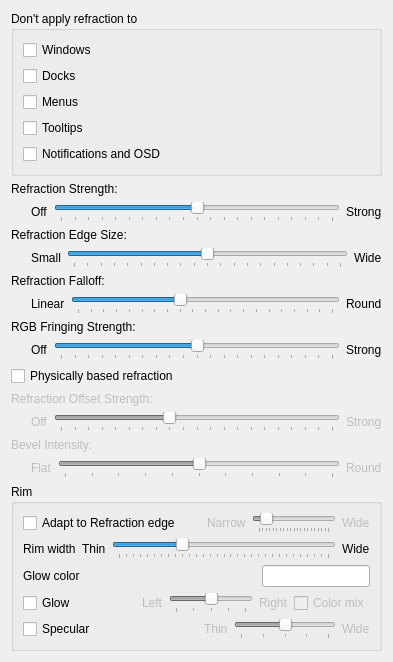
         <widget class="QWidget" name="scrollContentRefraction">
          <layout class="QVBoxLayout">
           <item>
            <widget class="QGroupBox" name="groupBoxRefractionExclusions">
             <property name="title">
              <string>Don't apply refraction to</string>
             </property>
             <layout class="QVBoxLayout" name="verticalLayoutRefractionExclusions">
              <item>
               <widget class="QCheckBox" name="kcfg_RefractionExcludeWindows">
                <property name="text">
                 <string>Windows</string>
                </property>
               </widget>
              </item>
              <item>
               <widget class="QCheckBox" name="kcfg_RefractionExcludeDocks">
                <property name="text">
                 <string>Docks</string>
                </property>
               </widget>
              </item>
              <item>
               <widget class="QCheckBox" name="kcfg_RefractionExcludeMenus">
                <property name="text">
                 <string>Menus</string>
                </property>
               </widget>
              </item>
              <item>
               <widget class="QCheckBox" name="kcfg_RefractionExcludeTooltips">
                <property name="text">
                 <string>Tooltips</string>
                </property>
               </widget>
              </item>
              <item>
               <widget class="QCheckBox" name="kcfg_RefractionExcludeOSD">
                <property name="text">
                 <string>Notifications and OSD</string>
                </property>
               </widget>
              </item>
             </layout>
            </widget>
           </item>
           <item>
            <widget class="QLabel" name="labelRefractionStrength">
             <property name="text">
              <string>Refraction Strength:</string>
             </property>
            </widget>
           </item>
           <item>
            <layout class="QHBoxLayout" name="horizontalLayout">
             <item>
              <spacer name="horizontalSpacer">
               <property name="orientation">
                <enum>Qt::Orientation::Horizontal</enum>
               </property>
               <property name="sizeType">
                <enum>QSizePolicy::Policy::Fixed</enum>
               </property>
               <property name="sizeHint" stdset="0">
                <size>
                 <width>20</width>
                 <height>20</height>
                </size>
               </property>
              </spacer>
             </item>
             <item>
              <widget class="QLabel" name="labelRefractionStrengthOff">
               <property name="text">
                <string>Off</string>
               </property>
              </widget>
             </item>
             <item>
              <widget class="QSlider" name="kcfg_RefractionStrength">
               <property name="minimum">
                <number>0</number>
               </property>
               <property name="maximum">
                <number>20</number>
               </property>
               <property name="singleStep">
                <number>1</number>
               </property>
               <property name="pageStep">
                <number>1</number>
               </property>
               <property name="value">
                <number>10</number>
               </property>
               <property name="orientation">
                <enum>Qt::Orientation::Horizontal</enum>
               </property>
               <property name="tickPosition">
                <enum>QSlider::TickPosition::TicksBelow</enum>
               </property>
              </widget>
             </item>
             <item>
              <widget class="QLabel" name="labelRefractionStrengthStrong">
               <property name="text">
                <string>Strong</string>
               </property>
              </widget>
             </item>
            </layout>
           </item>
           <item>
            <widget class="QLabel" name="labelRefractionEdgeSize">
             <property name="text">
              <string>Refraction Edge Size:</string>
             </property>
            </widget>
           </item>
           <item>
            <layout class="QHBoxLayout" name="horizontalLayout">
             <item>
              <spacer name="horizontalSpacer">
               <property name="orientation">
                <enum>Qt::Orientation::Horizontal</enum>
               </property>
               <property name="sizeType">
                <enum>QSizePolicy::Policy::Fixed</enum>
               </property>
               <property name="sizeHint" stdset="0">
                <size>
                 <width>20</width>
                 <height>20</height>
                </size>
               </property>
              </spacer>
             </item>
             <item>
              <widget class="QLabel" name="labelRefractionEdgeSizeSmall">
               <property name="text">
                <string>Small</string>
               </property>
              </widget>
             </item>
             <item>
              <widget class="QSlider" name="kcfg_RefractionEdgeSize">
               <property name="minimum">
                <number>0</number>
               </property>
               <property name="maximum">
                <number>20</number>
               </property>
               <property name="singleStep">
                <number>1</number>
               </property>
               <property name="pageStep">
                <number>1</number>
               </property>
               <property name="value">
                <number>10</number>
               </property>
               <property name="orientation">
                <enum>Qt::Orientation::Horizontal</enum>
               </property>
               <property name="tickPosition">
                <enum>QSlider::TickPosition::TicksBelow</enum>
               </property>
              </widget>
             </item>
             <item>
              <widget class="QLabel" name="labelRefractionEdgeSizeWide">
               <property name="text">
                <string>Wide</string>
               </property>
              </widget>
             </item>
            </layout>
           </item>
           <item>
            <widget class="QLabel" name="labelRefractionNormalPow">
             <property name="text">
              <string>Refraction Falloff:</string>
             </property>
            </widget>
           </item>
           <item>
            <layout class="QHBoxLayout" name="horizontalLayout">
             <item>
              <spacer name="horizontalSpacer">
               <property name="orientation">
                <enum>Qt::Orientation::Horizontal</enum>
               </property>
               <property name="sizeType">
                <enum>QSizePolicy::Policy::Fixed</enum>
               </property>
               <property name="sizeHint" stdset="0">
                <size>
                 <width>20</width>
                 <height>20</height>
                </size>
               </property>
              </spacer>
             </item>
             <item>
              <widget class="QLabel" name="labelRefractionNormalPowLinear">
               <property name="text">
                <string>Linear</string>
               </property>
              </widget>
             </item>
             <item>
              <widget class="QSlider" name="kcfg_RefractionNormalPow">
               <property name="minimum">
                <number>2</number>
               </property>
               <property name="maximum">
                <number>22</number>
               </property>
               <property name="singleStep">
                <number>1</number>
               </property>
               <property name="pageStep">
                <number>1</number>
               </property>
               <property name="value">
                <number>10</number>
               </property>
               <property name="orientation">
                <enum>Qt::Orientation::Horizontal</enum>
               </property>
               <property name="tickPosition">
                <enum>QSlider::TickPosition::TicksBelow</enum>
               </property>
              </widget>
             </item>
             <item>
              <widget class="QLabel" name="labelRefractionNormalPowRound">
               <property name="text">
                <string>Round</string>
               </property>
              </widget>
             </item>
            </layout>
           </item>
           <item>
            <widget class="QLabel" name="labelRefractionRGBFringing">
             <property name="text">
              <string>RGB Fringing Strength:</string>
             </property>
            </widget>
           </item>
           <item>
            <layout class="QHBoxLayout" name="horizontalLayout">
             <item>
              <spacer name="horizontalSpacer">
               <property name="orientation">
                <enum>Qt::Orientation::Horizontal</enum>
               </property>
               <property name="sizeType">
                <enum>QSizePolicy::Policy::Fixed</enum>
               </property>
               <property name="sizeHint" stdset="0">
                <size>
                 <width>20</width>
                 <height>20</height>
                </size>
               </property>
              </spacer>
             </item>
             <item>
              <widget class="QLabel" name="labelRefractionRGBFringingOff">
               <property name="text">
                <string>Off</string>
               </property>
              </widget>
             </item>
             <item>
              <widget class="QSlider" name="kcfg_RefractionRGBFringing">
               <property name="minimum">
                <number>0</number>
               </property>
               <property name="maximum">
                <number>20</number>
               </property>
               <property name="singleStep">
                <number>1</number>
               </property>
               <property name="pageStep">
                <number>1</number>
               </property>
               <property name="value">
                <number>10</number>
               </property>
               <property name="orientation">
                <enum>Qt::Orientation::Horizontal</enum>
               </property>
               <property name="tickPosition">
                <enum>QSlider::TickPosition::TicksBelow</enum>
               </property>
              </widget>
             </item>
             <item>
              <widget class="QLabel" name="labelRefractionRGBFringingStrong">
               <property name="text">
                <string>Strong</string>
               </property>
              </widget>
             </item>
            </layout>
           </item>
           <item>
            <widget class="QCheckBox" name="kcfg_PhysicallyBasedRefraction">
             <property name="text">
              <string>Physically based refraction</string>
             </property>
             <property name="toolTip">
              <string>Use a Snell's-law (IOR-based) refraction model instead. The Refraction Strength slider is reinterpreted as the index-of-refraction delta in this mode.</string>
             </property>
            </widget>
           </item>
           <item>
            <widget class="QLabel" name="labelRefractionOffsetStrength">
             <property name="enabled">
              <bool>false</bool>
             </property>
             <property name="text">
              <string>Refraction Offset Strength:</string>
             </property>
            </widget>
           </item>
           <item>
            <layout class="QHBoxLayout" name="horizontalLayoutRefractionOffsetStrength">
             <item>
              <spacer name="horizontalSpacerRefractionOffsetStrength">
               <property name="orientation">
                <enum>Qt::Orientation::Horizontal</enum>
               </property>
               <property name="sizeType">
                <enum>QSizePolicy::Policy::Fixed</enum>
               </property>
               <property name="sizeHint" stdset="0">
                <size>
                 <width>20</width>
                 <height>20</height>
                </size>
               </property>
              </spacer>
             </item>
             <item>
              <widget class="QLabel" name="labelRefractionOffsetStrengthOff">
               <property name="enabled">
                <bool>false</bool>
               </property>
               <property name="text">
                <string>Off</string>
               </property>
              </widget>
             </item>
             <item>
              <widget class="QSlider" name="kcfg_RefractionOffsetStrength">
               <property name="enabled">
                <bool>false</bool>
               </property>
               <property name="minimum">
                <number>0</number>
               </property>
               <property name="maximum">
                <number>20</number>
               </property>
               <property name="singleStep">
                <number>1</number>
               </property>
               <property name="pageStep">
                <number>1</number>
               </property>
               <property name="value">
                <number>8</number>
               </property>
               <property name="orientation">
                <enum>Qt::Orientation::Horizontal</enum>
               </property>
               <property name="tickPosition">
                <enum>QSlider::TickPosition::TicksBelow</enum>
               </property>
               <property name="toolTip">
                <string>Pulls the IOR-based refraction outward based on position within the window (Snell's-law mode only).</string>
               </property>
              </widget>
             </item>
             <item>
              <widget class="QLabel" name="labelRefractionOffsetStrengthStrong">
               <property name="enabled">
                <bool>false</bool>
               </property>
               <property name="text">
                <string>Strong</string>
               </property>
              </widget>
             </item>
            </layout>
           </item>
           <item>
            <widget class="QLabel" name="labelRefractionBevelIntensity">
             <property name="enabled">
              <bool>false</bool>
             </property>
             <property name="text">
              <string>Bevel Intensity:</string>
             </property>
            </widget>
           </item>
           <item>
            <layout class="QHBoxLayout" name="horizontalLayoutRefractionBevelIntensity">
             <item>
              <spacer name="horizontalSpacerRefractionBevelIntensity">
               <property name="orientation">
                <enum>Qt::Orientation::Horizontal</enum>
               </property>
               <property name="sizeType">
                <enum>QSizePolicy::Policy::Fixed</enum>
               </property>
               <property name="sizeHint" stdset="0">
                <size>
                 <width>20</width>
                 <height>20</height>
                </size>
               </property>
              </spacer>
             </item>
             <item>
              <widget class="QLabel" name="labelRefractionBevelIntensityFlat">
               <property name="enabled">
                <bool>false</bool>
               </property>
               <property name="text">
                <string>Flat</string>
               </property>
              </widget>
             </item>
             <item>
              <widget class="QSlider" name="kcfg_RefractionBevelIntensity">
               <property name="enabled">
                <bool>false</bool>
               </property>
               <property name="minimum">
                <number>5</number>
               </property>
               <property name="maximum">
                <number>15</number>
               </property>
               <property name="singleStep">
                <number>1</number>
               </property>
               <property name="pageStep">
                <number>1</number>
               </property>
               <property name="value">
                <number>10</number>
               </property>
               <property name="orientation">
                <enum>Qt::Orientation::Horizontal</enum>
               </property>
               <property name="tickPosition">
                <enum>QSlider::TickPosition::TicksBelow</enum>
               </property>
               <property name="toolTip">
                <string>Scales the silhouette tilt — higher gives a more pronounced rounded-over edge.</string>
               </property>
              </widget>
             </item>
             <item>
              <widget class="QLabel" name="labelRefractionBevelIntensityRound">
               <property name="enabled">
                <bool>false</bool>
               </property>
               <property name="text">
                <string>Round</string>
               </property>
              </widget>
             </item>
            </layout>
           </item>
           <item>
            <widget class="QGroupBox" name="rimGroupBox">
             <property name="title">
              <string>Rim</string>
             </property>
             <layout class="QVBoxLayout">
              <item>
               <layout class="QHBoxLayout" name="horizontalLayoutRimAdapt">
                <item>
                 <widget class="QCheckBox" name="kcfg_RimAdaptToRefraction">
                  <property name="toolTip">
                   <string>Derive the rim width from the refraction edge size so the rim follows the glass edge.</string>
                  </property>
                  <property name="text">
                   <string>Adapt to Refraction edge</string>
                  </property>
                 </widget>
                </item>
                <item>
                 <spacer name="horizontalSpacerRimAdapt">
                  <property name="orientation">
                   <enum>Qt::Orientation::Horizontal</enum>
                  </property>
                  <property name="sizeHint" stdset="0">
                   <size>
                    <width>20</width>
                    <height>20</height>
                   </size>
                  </property>
                 </spacer>
                </item>
                <item>
                 <widget class="QLabel" name="labelRimAdaptMultiplierNarrow">
                  <property name="enabled">
                   <bool>false</bool>
                  </property>
                  <property name="text">
                   <string>Narrow</string>
                  </property>
                 </widget>
                </item>
                <item>
                 <widget class="QSlider" name="kcfg_RimAdaptMultiplier">
                  <property name="enabled">
                   <bool>false</bool>
                  </property>
                  <property name="toolTip">
                   <string>Scales the automatically derived rim width from 0x to 2x the refraction edge.</string>
                  </property>
                  <property name="minimum">
                   <number>0</number>
                  </property>
                  <property name="maximum">
                   <number>20</number>
                  </property>
                  <property name="singleStep">
                   <number>1</number>
                  </property>
                  <property name="pageStep">
                   <number>2</number>
                  </property>
                  <property name="value">
                   <number>2</number>
                  </property>
                  <property name="orientation">
                   <enum>Qt::Orientation::Horizontal</enum>
                  </property>
                  <property name="tickPosition">
                   <enum>QSlider::TickPosition::TicksBelow</enum>
                  </property>
                 </widget>
                </item>
                <item>
                 <widget class="QLabel" name="labelRimAdaptMultiplierWide">
                  <property name="enabled">
                   <bool>false</bool>
                  </property>
                  <property name="text">
                   <string>Wide</string>
                  </property>
                 </widget>
                </item>
               </layout>
              </item>
              <item>
               <layout class="QHBoxLayout" name="horizontalLayoutRimWidth">
                <item>
                 <widget class="QLabel" name="labelRimWidth">
                  <property name="text">
                   <string>Rim width</string>
                  </property>
                 </widget>
                </item>
                <item>
                 <widget class="QLabel" name="labelRimWidthThin">
                  <property name="text">
                   <string>Thin</string>
                  </property>
                 </widget>
                </item>
                <item>
                 <widget class="QSlider" name="kcfg_RimWidth">
                  <property name="minimum">
                   <number>10</number>
                  </property>
                  <property name="maximum">
                   <number>40</number>
                  </property>
                  <property name="singleStep">
                   <number>1</number>
                  </property>
                  <property name="pageStep">
                   <number>1</number>
                  </property>
                  <property name="value">
                   <number>19</number>
                  </property>
                  <property name="orientation">
                   <enum>Qt::Orientation::Horizontal</enum>
                  </property>
                  <property name="tickPosition">
                   <enum>QSlider::TickPosition::TicksBelow</enum>
                  </property>
                 </widget>
                </item>
                <item>
                 <widget class="QLabel" name="labelRimWidthWide">
                  <property name="text">
                   <string>Wide</string>
                  </property>
                 </widget>
                </item>
               </layout>
              </item>
              <item>
               <layout class="QHBoxLayout" name="horizontalLayoutRimGlowColor">
                <item>
                 <widget class="QLabel" name="labelGlowColor">
                  <property name="text">
                   <string>Glow color</string>
                  </property>
                 </widget>
                </item>
                <item>
                 <widget class="QLineEdit" name="kcfg_GlowColor">
                  <property name="sizePolicy">
                   <sizepolicy hsizetype="Fixed" vsizetype="Fixed">
                    <horstretch>0</horstretch>
                    <verstretch>0</verstretch>
                   </sizepolicy>
                  </property>
                  <property name="toolTip">
                   <string>Enter a color in #AARRGGBB format. The A (alpha) channel sets glow strength.</string>
                  </property>
                 </widget>
                </item>
               </layout>
              </item>
              <item>
               <layout class="QHBoxLayout" name="horizontalLayoutRimGlow">
                <item>
                 <widget class="QCheckBox" name="kcfg_RimGlow">
                  <property name="text">
                   <string>Glow</string>
                  </property>
                  <property name="checked">
                   <bool>false</bool>
                  </property>
                 </widget>
                </item>
                <item>
                 <spacer name="horizontalSpacerRimGlow">
                  <property name="orientation">
                   <enum>Qt::Orientation::Horizontal</enum>
                  </property>
                  <property name="sizeHint" stdset="0">
                   <size>
                    <width>20</width>
                    <height>20</height>
                   </size>
                  </property>
                 </spacer>
                </item>
                <item>
                 <widget class="QLabel" name="labelGlowOffsetLeft">
                  <property name="enabled">
                   <bool>false</bool>
                  </property>
                  <property name="text">
                   <string>Left</string>
                  </property>
                 </widget>
                </item>
                <item>
                 <widget class="QSlider" name="kcfg_GlowOffset">
                  <property name="enabled">
                   <bool>false</bool>
                  </property>
                  <property name="toolTip">
                   <string>Shifts the glow along the horizontal axis. Centered by default.</string>
                  </property>
                  <property name="minimum">
                   <number>-100</number>
                  </property>
                  <property name="maximum">
                   <number>100</number>
                  </property>
                  <property name="singleStep">
                   <number>5</number>
                  </property>
                  <property name="pageStep">
                   <number>10</number>
                  </property>
                  <property name="value">
                   <number>0</number>
                  </property>
                  <property name="orientation">
                   <enum>Qt::Orientation::Horizontal</enum>
                  </property>
                  <property name="tickPosition">
                   <enum>QSlider::TickPosition::TicksBelow</enum>
                  </property>
                  <property name="tickInterval">
                   <number>50</number>
                  </property>
                 </widget>
                </item>
                <item>
                 <widget class="QLabel" name="labelGlowOffsetRight">
                  <property name="enabled">
                   <bool>false</bool>
                  </property>
                  <property name="text">
                   <string>Right</string>
                  </property>
                 </widget>
                </item>
                <item>
                 <widget class="QCheckBox" name="kcfg_RimGlowColorMix">
                  <property name="enabled">
                   <bool>false</bool>
                  </property>
                  <property name="toolTip">
                   <string>Mixes the refracted colors behind the window into the glow instead of using the glow color alone.</string>
                  </property>
                  <property name="text">
                   <string>Color mix</string>
                  </property>
                 </widget>
                </item>
               </layout>
              </item>
              <item>
               <layout class="QHBoxLayout" name="horizontalLayoutRimSpecular">
                <item>
                 <widget class="QCheckBox" name="kcfg_RimSpecular">
                  <property name="text">
                   <string>Specular</string>
                  </property>
                  <property name="checked">
                   <bool>false</bool>
                  </property>
                 </widget>
                </item>
                <item>
                 <spacer name="horizontalSpacerRimSpecular">
                  <property name="orientation">
                   <enum>Qt::Orientation::Horizontal</enum>
                  </property>
                  <property name="sizeHint" stdset="0">
                   <size>
                    <width>20</width>
                    <height>20</height>
                   </size>
                  </property>
                 </spacer>
                </item>
                <item>
                 <widget class="QLabel" name="labelRimSpecularScaleThin">
                  <property name="enabled">
                   <bool>false</bool>
                  </property>
                  <property name="text">
                   <string>Thin</string>
                  </property>
                 </widget>
                </item>
                <item>
                 <widget class="QSlider" name="kcfg_RimSpecularScale">
                  <property name="enabled">
                   <bool>false</bool>
                  </property>
                  <property name="toolTip">
                   <string>Scales the width of the specular highlight band on the rim.</string>
                  </property>
                  <property name="minimum">
                   <number>0</number>
                  </property>
                  <property name="maximum">
                   <number>20</number>
                  </property>
                  <property name="singleStep">
                   <number>1</number>
                  </property>
                  <property name="pageStep">
                   <number>5</number>
                  </property>
                  <property name="value">
                   <number>10</number>
                  </property>
                  <property name="orientation">
                   <enum>Qt::Orientation::Horizontal</enum>
                  </property>
                  <property name="tickPosition">
                   <enum>QSlider::TickPosition::TicksBelow</enum>
                  </property>
                  <property name="tickInterval">
                   <number>5</number>
                  </property>
                 </widget>
                </item>
                <item>
                 <widget class="QLabel" name="labelRimSpecularScaleWide">
                  <property name="enabled">
                   <bool>false</bool>
                  </property>
                  <property name="text">
                   <string>Wide</string>
                  </property>
                 </widget>
                </item>
               </layout>
              </item>
             </layout>
            </widget>
           </item>
           <item>
            <spacer name="verticalSpacer">
             <property name="orientation">
              <enum>Qt::Orientation::Vertical</enum>
             </property>
             <property name="sizeHint" stdset="0">
              <size>
               <width>0</width>
               <height>0</height>
              </size>
             </property>
            </spacer>
           </item>
          </layout>
         </widget>
